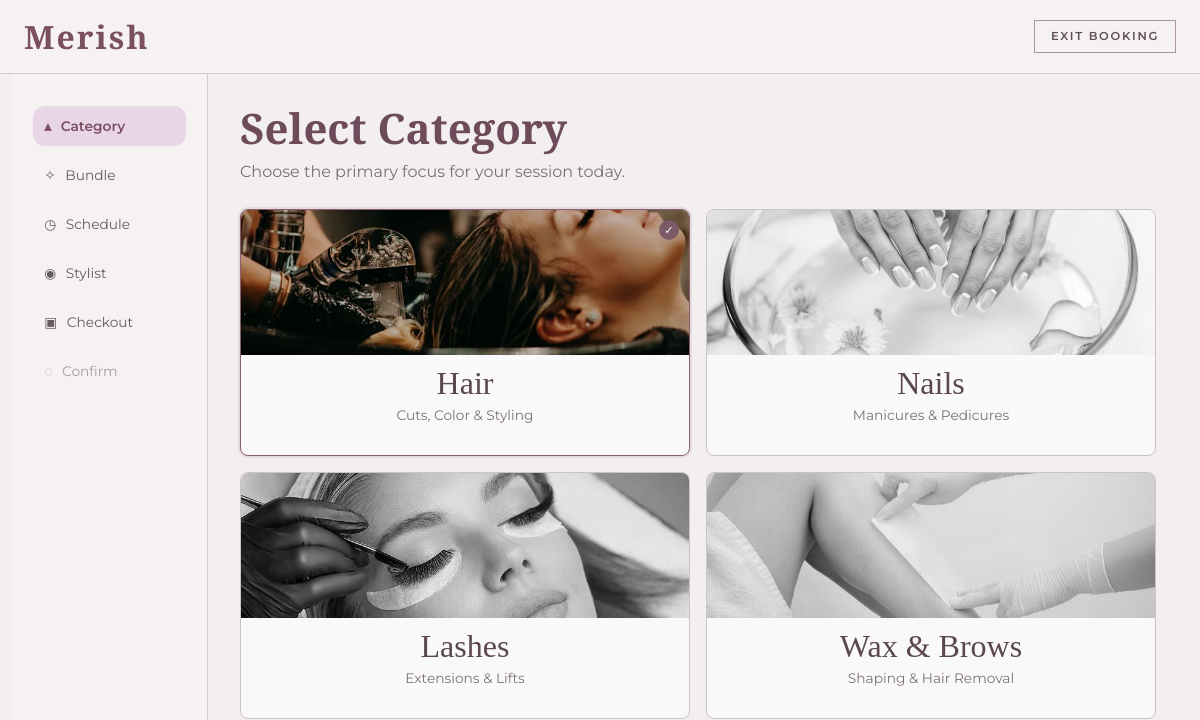
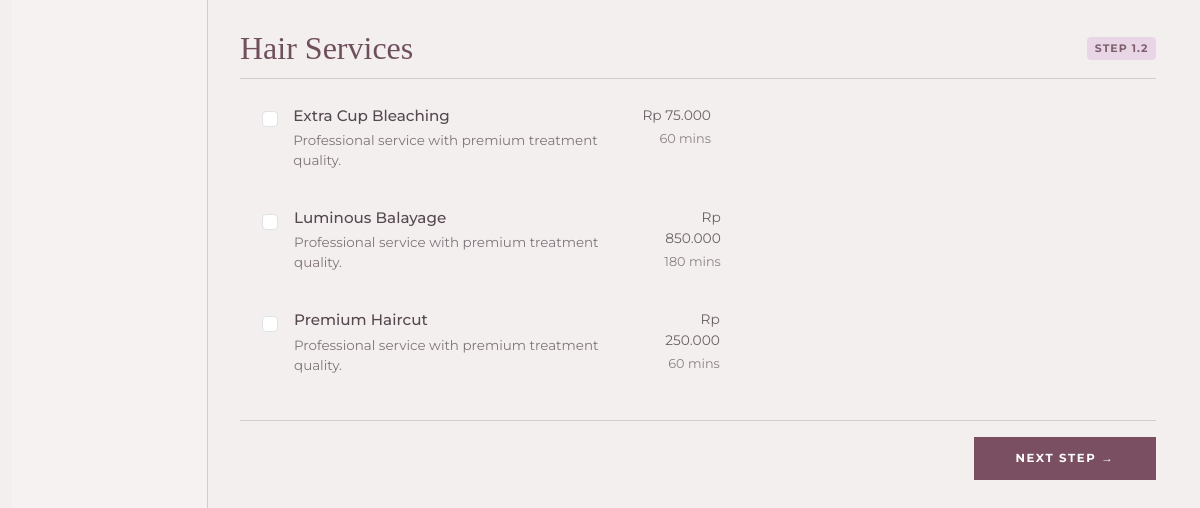
Page /index.php?page=booking&step=1 on the earlier database version (2 pictures, top to bottom).
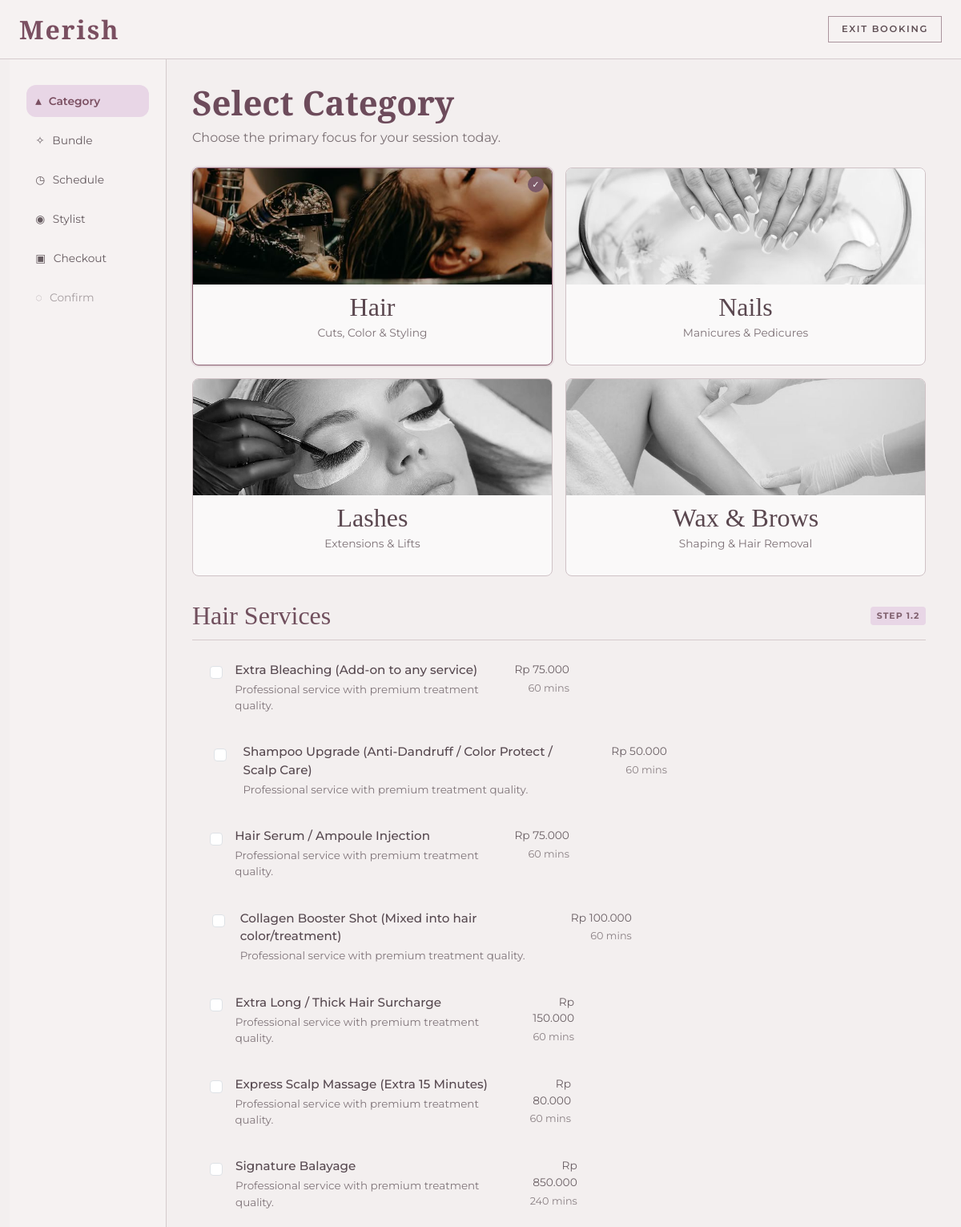
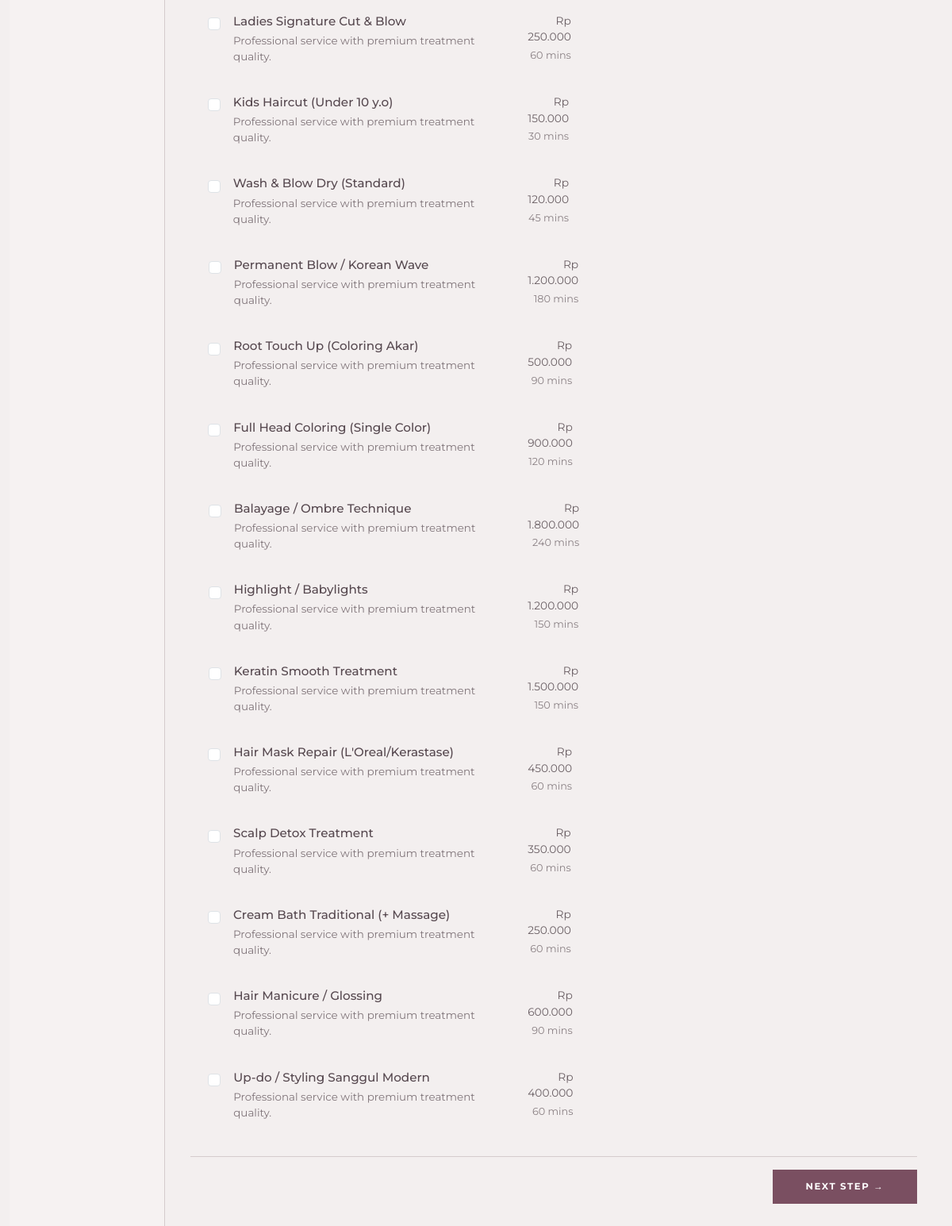
Same page on the later database version (2 pictures, top to bottom).
### tables this page shows
CREATE TABLE services (
    service_id VARCHAR(10),
    service_name VARCHAR(100) NOT NULL,
    category ENUM('Hair', 'Nails', 'Lashes', 'Wax & Eyebrows') NOT NULL, 
    is_addon BOOLEAN NOT NULL DEFAULT FALSE,
    base_tariff DECIMAL(10,2) NOT NULL,
    est_duration INT NOT NULL,
    PRIMARY KEY (service_id)
);

### app/Core/Database.php (called while the page is built, shortened)
<?php
class Database
{
    private static ?PDO $connection = null;
    public static function getConnection(): PDO
    {
        if (self::$connection !== null) {
            return self::$connection;
        }
        $host = 'localhost';
        $dbName = 'db_merish_salon';
        $user = 'root';
        $pass = '';
        $ports = [3306, 3307];
        foreach ($ports as $port) {
            $dsn = "mysql:host={$host};port={$port};dbname={$dbName};charset=utf8mb4";
            try {
                self::$connection = new PDO($dsn, $user, $pass, [
                    PDO::ATTR_ERRMODE => PDO::ERRMODE_EXCEPTION,
                    PDO::ATTR_DEFAULT_FETCH_MODE => PDO::FETCH_ASSOC,
                    PDO::ATTR_EMULATE_PREPARES => false,
                ]);
                return self::$connection;
            } catch (PDOException $e) {
                $lastException = $e;
            }
        }
        $portsTried = implode(', ', $ports);
        $err = 'Koneksi database gagal (mencoba port: ' . $portsTried . ')';
        die($err);
        return self::$connection;
    }
}

### app/Controllers/BookingController.php (called while the page is built, shortened)
<?php
class BookingController
{
    public function step1()
    {
        if ($_SERVER['REQUEST_METHOD'] === 'GET') {
            $servicesModel = new ServicesModel();
            $services = $servicesModel->findAll();
            return [
                'view' => 'Booking/step1',
                'data' => [
                    'services' => $services,
                    'step' => 1,
                    'title' => 'Pilih Layanan'
                ]
            ];
        }
    }
}

### app/Models/ServicesModel.php (called while the page is built, shortened)
<?php
class ServicesModel
{
    private PDO $db;
    public function __construct()
    {
        $this->db = Database::getConnection();
    }
    public function findAll(): array
    {
        $sql = 'SELECT s.*, 0 AS promo FROM services s ORDER BY s.service_id ASC';
        $stmt = $this->db->query($sql);
        return $stmt->fetchAll();
    }
}

### app/Views/Booking/step1.php (the view, shortened to what this page needs)
<?php
$services = $services ?? [];
$selectedServiceId = trim((string)($_GET['service_id'] ?? ''));
$categories = [
    'hair' => ['label' => 'Hair', 'subtitle' => 'Cuts, Color & Styling', 'visual' => 'visual-hair'],
    'nails' => ['label' => 'Nails', 'subtitle' => 'Manicures & Pedicures', 'visual' => 'visual-nails'],
    'lashes' => ['label' => 'Lashes', 'subtitle' => 'Extensions & Lifts', 'visual' => 'visual-lashes'],
    'wax' => ['label' => 'Wax & Brows', 'subtitle' => 'Shaping & Hair Removal', 'visual' => 'visual-wax'],
];
$normalizeCategory = static function (?string $category): string {
    $value = strtolower(trim((string)$category));
    return match ($value) {
        'hair' => 'hair',
        'nails' => 'nails',
        'lashes' => 'lashes',
        'wax & eyebrows', 'wax', 'eyebrows', 'wax and eyebrows' => 'wax',
        default => 'hair',
    };
};
$activeCategory = 'hair';
?>
<!DOCTYPE html>
<html lang="id">
<head>
    <link href="https://cdn.jsdelivr.net/npm/bootstrap@5.3.3/dist/css/bootstrap.min.css" rel="stylesheet">
</head>
<body>
<div class="booking-shell">
    <header class="top-header d-flex align-items-center">
        <div class="container-fluid px-4 d-flex align-items-center justify-content-between">
            <a class="logo" href="index.php?page=home">Merish</a>
            <a href="index.php?page=home" class="btn exit-btn">Exit Booking</a>
        </div>
    </header>
    <div class="container-fluid">
        <div class="row g-0">
            <aside class="col-lg-3 col-xl-2 sidebar">
                <ul class="step-nav">
                    <li><a class="step-item active" href="index.php?page=booking&step=1">▴ <span>Category</span></a></li>
                    <li><a class="step-item" href="index.php?page=booking&step=2">✧ <span>Bundle</span></a></li>
                    <li><a class="step-item" href="index.php?page=booking&step=3">◷ <span>Schedule</span></a></li>
                    <li><a class="step-item" href="index.php?page=booking&step=4">◉ <span>Stylist</span></a></li>
                    <li><a class="step-item" href="index.php?page=booking&step=5">▣ <span>Checkout</span></a></li>
                    <li><span class="step-item disabled">◌ <span>Confirm</span></span></li>
                </ul>
            </aside>
            <main class="col-lg-9 col-xl-10 main-panel">
                <h1 class="main-title">Select Category</h1>
                <p class="main-subtitle">Choose the primary focus for your session today.</p>
                <div class="row g-3">
                    <?php foreach ($categories as $key => $cat): ?>
                        <div class="col-md-6">
                            <div class="category-card <?php echo $activeCategory === $key ? 'active' : ''; ?>" data-category="<?php echo $key; ?>">
                                <div class="category-visual <?php echo $cat['visual']; ?>">
                                    <span class="check-mark">✓</span>
                                </div>
                                <div class="category-body">
                                    <p class="category-name"><?php echo htmlspecialchars($cat['label']); ?></p>
                                    <p class="category-sub"><?php echo htmlspecialchars($cat['subtitle']); ?></p>
                                </div>
                            </div>
                        </div>
                    <?php endforeach; ?>
                </div>
                <div class="services-head">
                    <h2 id="serviceCategoryTitle"><?php echo htmlspecialchars($categories[$activeCategory]['label']); ?> Services</h2>
                    <span class="step-chip">Step 1.2</span>
                </div>
                <form method="POST" action="/index.php?page=booking&step=1" id="bookingStep1Form">
                    <div id="serviceList">
                        <?php if (!empty($services)): ?>
                            <?php foreach ($services as $service): ?>
                                <?php
                                $serviceId = (string)($service['service_id'] ?? '');
                                $serviceCategory = $normalizeCategory($service['category'] ?? '');
                                $selectedServiceIds = $_SESSION['booking']['service_ids'] ?? [];
                                $checked = in_array($serviceId, $selectedServiceIds) || $serviceId === $selectedServiceId ? 'checked' : '';
                                $isActive = $checked !== '' ? 'is-active' : '';
                                $price = (float)($service['base_tariff'] ?? 0);
                                $duration = (int)($service['est_duration'] ?? 0);
                                ?>
                                <label class="service-option <?php echo $isActive; ?>" data-service-category="<?php echo $serviceCategory; ?>">
                                    <div class="row g-2 align-items-start">
                                        <div class="col-1 d-flex justify-content-center pt-1">
                                            <input type="checkbox" class="form-check-input service-checkbox" name="service_ids[]" value="<?php echo htmlspecialchars($serviceId); ?>" <?php echo $checked; ?>>
                                        </div>
                                        <div class="col-8 col-md-9">
                                            <p class="service-name">
                                                <?php echo htmlspecialchars($service['service_name'] ?? 'Service'); ?>
                                            </p>
                                            <p class="service-desc"><?php echo htmlspecialchars($service['description'] ?? 'Professional service with premium treatment quality.'); ?></p>
                                        </div>
                                        <div class="col-3 col-md-2 service-meta">
                                            Rp <?php echo number_format($price, 0, ',', '.'); ?>
                                            <small><?php echo $duration > 0 ? $duration . ' mins' : '60 mins'; ?></small>
                                        </div>
                                    </div>
                                </label>
                            <?php endforeach; ?>
                        <?php else: ?>
                            <div class="alert alert-warning">Belum ada data layanan tersedia.</div>
                        <?php endif; ?>
                    </div>
                    <div class="panel-footer">
                        <button type="submit" class="btn next-btn">Next Step →</button>
                    </div>
                </form>
            </main>
        </div>
    </div>
</div>
</body>
</html>

### index.php (shortened to what this page needs)
<?php
$page = $_GET['page'] ?? 'home';
$action = $_GET['action'] ?? 'index';
$controller = match($page) {
    'login'       => new AuthController(),
    'register'    => new AuthController(),
    'home'        => new Home(),
    'services'    => new ServicesController(),
    'cafe'        => new CafeController(),
    'booking'     => new BookingController(),
    'admin'       => new AdminController(),
    'receptionist' => new ReceptionistController(),
    'beautician'  => new BeauticianController(),
    'barista'     => new BaristaController(),
    'qrorder'     => new QROrderController(),
    'billing'     => new UnifiedBilling(),
    default       => new Home(),
};
if ($page === 'booking') {
    $step = $_GET['step'] ?? 1;
    if ($step === '4.1') {
        $method = 'step4Auth';
    } else {
        $method = 'step' . $step;
    }
    if (method_exists($controller, $method)) {
        $result = $controller->$method();
        if (is_array($result) && isset($result['view'])) {
            renderView($result['view'], $result['data'] ?? []);
        }
    } else {
        $controller->index();
    }
} else if ($action !== 'index' && method_exists($controller, $action)) {
    $controller->$action();
} else {
    $result = $controller->index();
    if (is_array($result) && isset($result['view'])) {
        renderView($result['view'], $result['data'] ?? []);
    }
}
function renderView($view, $data = [])
{
    extract($data);
    require __DIR__ . '/app/Views/' . str_replace('.', '/', $view) . '.php';
}

Differences in the rows shown:
changed services: service_name "Extra Cup Bleaching" → "Extra Bleaching (Add-on to any service)"
added services: service_name "Shampoo Upgrade (Anti-Dandruff / Color Protect / Scalp Care)", description "Professional service with premium treatment quality.", base_tariff "50.000", est_duration "60 mins"
added services: service_name "Hair Serum / Ampoule Injection", description "Professional service with premium treatment quality.", base_tariff "75.000", est_duration "60 mins"
added services: service_name "Collagen Booster Shot (Mixed into hair color/treatment)", description "Professional service with premium treatment quality.", base_tariff "100.000", est_duration "60 mins"
added services: service_name "Extra Long / Thick Hair Surcharge", description "Professional service with premium treatment quality.", base_tariff "150.000", est_duration "60 mins"
added services: service_name "Express Scalp Massage (Extra 15 Minutes)", description "Professional service with premium treatment quality.", base_tariff "80.000", est_duration "60 mins"
changed services: service_name "Luminous Balayage" → "Signature Balayage"; est_duration "180" → "240"
changed services: service_name "Premium Haircut" → "Ladies Signature Cut & Blow"
added services: service_name "Kids Haircut (Under 10 y.o)", description "Professional service with premium treatment quality.", base_tariff "150.000", est_duration "30"
added services: service_name "Wash & Blow Dry (Standard)", description "Professional service with premium treatment quality.", base_tariff "120.000", est_duration "45"
added services: service_name "Permanent Blow / Korean Wave", description "Professional service with premium treatment quality.", base_tariff "1.200.000", est_duration "180"
added services: service_name "Root Touch Up (Coloring Akar)", description "Professional service with premium treatment quality.", base_tariff "500.000", est_duration "90"
added services: service_name "Full Head Coloring (Single Color)", description "Professional service with premium treatment quality.", base_tariff "900.000", est_duration "120"
added services: service_name "Balayage / Ombre Technique", description "Professional service with premium treatment quality.", base_tariff "1.800.000", est_duration "240"
added services: service_name "Highlight / Babylights", description "Professional service with premium treatment quality.", base_tariff "1.200.000", est_duration "150"
added services: service_name "Keratin Smooth Treatment", description "Professional service with premium treatment quality.", base_tariff "1.500.000", est_duration "150"
added services: service_name "Hair Mask Repair (L'Oreal/Kerastase)", description "Professional service with premium treatment quality.", base_tariff "450.000", est_duration "60"
added services: service_name "Scalp Detox Treatment", description "Professional service with premium treatment quality.", base_tariff "350.000", est_duration "60"
added services: service_name "Cream Bath Traditional (+ Massage)", description "Professional service with premium treatment quality.", base_tariff "250.000", est_duration "60"
added services: service_name "Hair Manicure / Glossing", description "Professional service with premium treatment quality.", base_tariff "600.000", est_duration "90"
added services: service_name "Up-do / Styling Sanggul Modern", description "Professional service with premium treatment quality.", base_tariff "400.000", est_duration "60"
